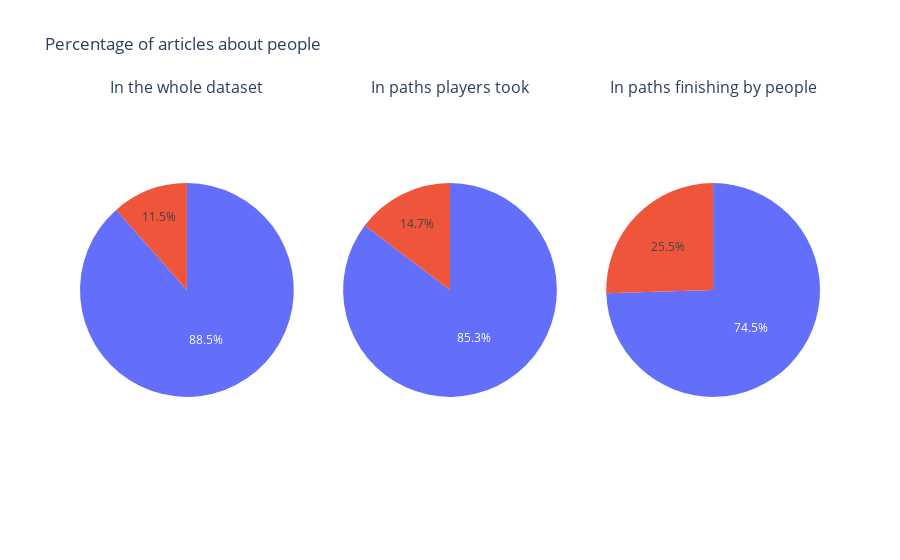

Notebook code cell kept with this figure:
### Code cell
path_all = pd.DataFrame(finished_path_people.path.str.split(';').explode())
people_path = path_all.copy()[path_all.path.isin(list_people)]
print('There are {:.2f}% of article that are people in paths to people target ({} out of {})'.format(len(people_path)/len(path_all)*100, len(people_path), len(path_all)))
print('The people ratio: %people_in_path/%people_article {:.2f}\nThe non-people ratio: %non_people_in_path/%non_people_article {:.2f}'.format(
    len(people_path)/len(path_all)/(len_people/len_total_article),
    (1-len(people_path))/len(path_all)/((1-len_people)/len_total_article)))
len_people_unique = len(people_path.path.unique())
print('Within the percentage of article that are people, there are {:.2f}% of people articles that are represented ({} out of {}).'.format(len_people_unique/len_people*100,len_people_unique, len_people))

graph_df = pd.DataFrame({'DF':['Dataset'], 'leading to':['all'],'percentage_people':[len_target_people/len_target_all], 'percentage_other':[1-(len_target_people/len_target_all)]})
graph_df.loc[len(graph_df.index)] = ['Paths', 'all', len_people/len_total_article, 1-len_people/len_total_article]
graph_df.loc[len(graph_df.index)] = ['Paths', 'people',len(people_path)/len(path_all), 1-len(people_path)/len(path_all)]
display(graph_df)

import plotly.graph_objects as go
from plotly.subplots import make_subplots

labels = ['people', 'non-people']

# Create subplots, using 'domain' type for pie charts
specs = [[{'type':'domain'}, {'type':'domain'}, {'type':'domain'}]]
fig = make_subplots(rows=1, cols=3, specs=specs,subplot_titles=['In the whole dataset', 'In paths players took','In paths finishing by people'])

# Define pie charts
fig.add_trace(go.Pie(labels=labels, values=[graph_df['percentage_people'][0],graph_df['percentage_other'][0]], name='Starry Night'), 1, 1)
fig.add_trace(go.Pie(labels=labels, values=[graph_df['percentage_people'][1],graph_df['percentage_other'][1]], name='Starry Night'), 1, 2)
fig.add_trace(go.Pie(labels=labels, values=[graph_df['percentage_people'][2],graph_df['percentage_other'][2]], name='Starry Night'), 1, 3)

# Tune layout and hover info
fig.update_traces(hoverinfo='label+percent+name', textinfo='percent')
fig.update(layout_title_text='Percentage of articles about people',
           layout_showlegend=False)

fig = go.Figure(fig)
fig.show()

### Figure 1 — Plotly figure (JSON) as saved in the notebook; plotly's stock layout.template omitted (floating-point values rounded to 4 significant figures)
{"data": [{"domain": {"x": [0, 0.2889], "y": [0, 1]}, "hoverinfo": "label+percent+name", "labels": ["people", "non-people"], "name": "Starry Night", "textinfo": "percent", "type": "pie", "values": [0.1152, 0.8848]}, {"domain": {"x": [0.3556, 0.6444], "y": [0, 1]}, "hoverinfo": "label+percent+name", "labels": ["people", "non-people"], "name": "Starry Night", "textinfo": "percent", "type": "pie", "values": [0.147, 0.853]}, {"domain": {"x": [0.7111, 1], "y": [0, 1]}, "hoverinfo": "label+percent+name", "labels": ["people", "non-people"], "name": "Starry Night", "textinfo": "percent", "type": "pie", "values": [0.2549, 0.7451]}], "layout": {"annotations": [{"font": {"size": 16}, "showarrow": false, "text": "In the whole dataset", "x": 0.1444, "xanchor": "center", "xref": "paper", "y": 1, "yanchor": "bottom", "yref": "paper"}, {"font": {"size": 16}, "showarrow": false, "text": "In paths players took", "x": 0.5, "xanchor": "center", "xref": "paper", "y": 1, "yanchor": "bottom", "yref": "paper"}, {"font": {"size": 16}, "showarrow": false, "text": "In paths finishing by people", "x": 0.8556, "xanchor": "center", "xref": "paper", "y": 1, "yanchor": "bottom", "yref": "paper"}], "showlegend": false, "title": {"text": "Percentage of articles about people"}}}
